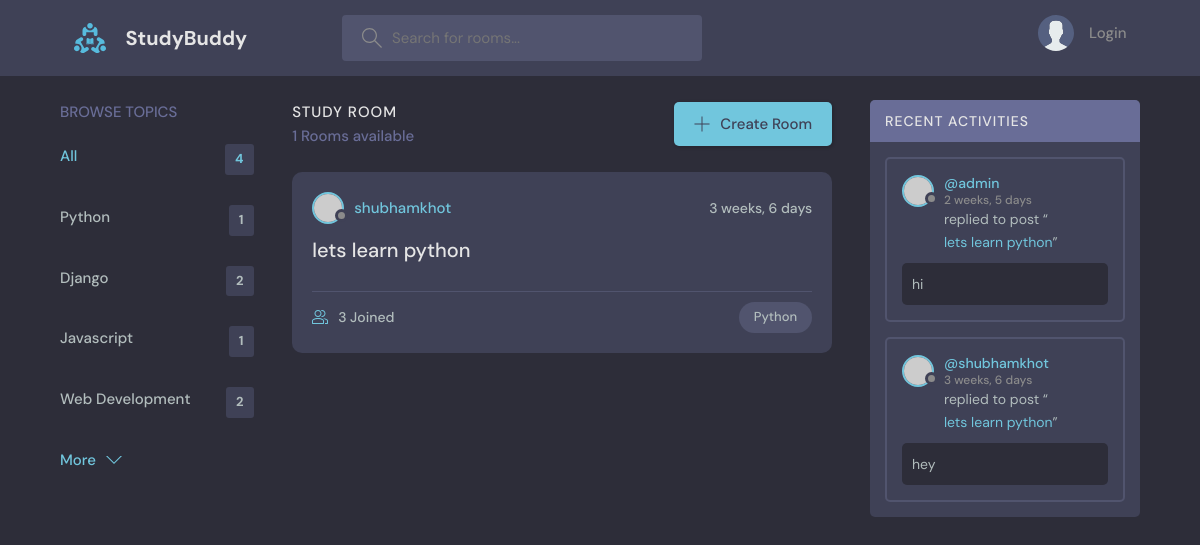
The app's page /?q=Python, older data.
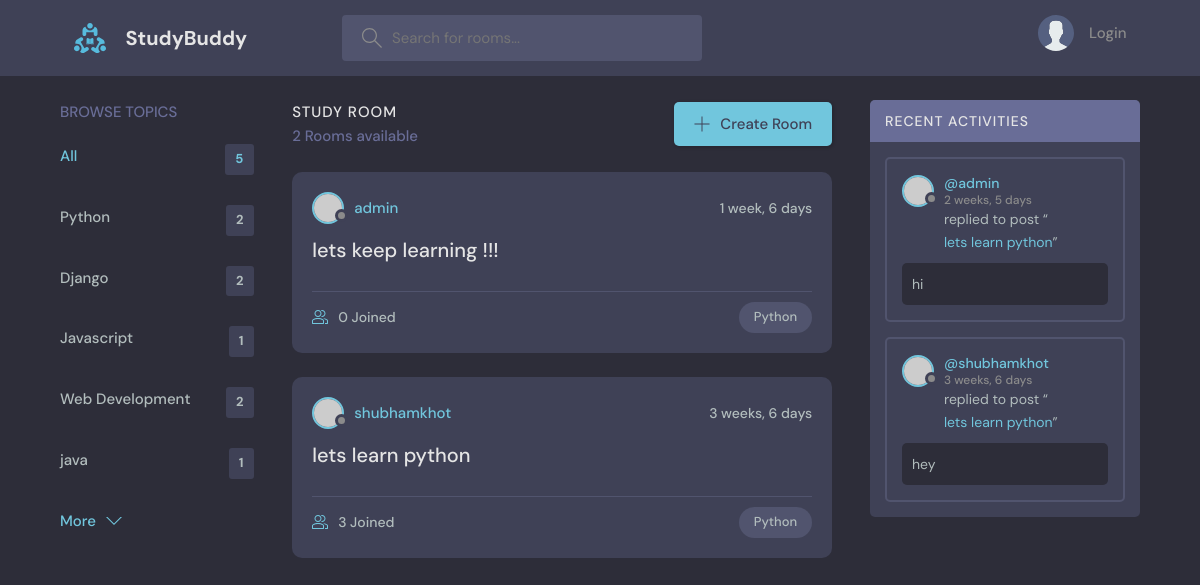
The same page, newer data.
### base/models.py (models this page shows, shortened)
class Topic(models.Model):
    name = models.CharField(max_length=200)

class Room(models.Model):
    host = models.ForeignKey(User, on_delete=models.SET_NULL, null=True)
    topic = models.ForeignKey(Topic, on_delete=models.SET_NULL, null=True)
    name = models.CharField(max_length=200)
    description = models.TextField(null=True, blank=True)
    participants = models.ManyToManyField(User, related_name='participants', blank=True)
    updated = models.DateTimeField(auto_now=True)
    created = models.DateTimeField(auto_now_add=True)
    class Meta:
        ordering = ['-updated', '-created']
    def __str__(self):
        return self.name

class Message(models.Model):
    user = models.ForeignKey(User, on_delete=models.CASCADE)
    room = models.ForeignKey(Room, on_delete=models.CASCADE)
    body = models.TextField()
    updated = models.DateTimeField(auto_now=True)
    created = models.DateTimeField(auto_now_add=True)
    class Meta:
        ordering = ['-updated', '-created']

### base/views.py (the view)
def home(request):
    q = request.GET.get('q') if request.GET.get('q') != None else ''
    rooms = Room.objects.filter(
        Q(topic__name__icontains=q,) |
        Q(name__icontains=q) |
        Q(description__icontains=q)
        )
    topics = Topic.objects.all()[0:5]
    room_count = rooms.count()
    room_messages = Message.objects.filter(Q(room__topic__name__icontains=q))
    context = {'rooms': rooms, 'topics':topics,
                'room_count': room_count, 'room_messages': room_messages}
    return render(request, 'base/home.html', context )

### base/templates/base/home.html (shortened to what this page needs)
{% extends 'main.html' %}
{% block content %}
    <main class="layout layout--3">
      <div class="container">
        {% include 'base/topics_component.html' %}
        <div class="roomList">
          <div class="roomList__header">
            <div>
              <h2>Study Room</h2>
              <p>{{room_count}} Rooms available</p>
            </div>
            <a class="btn btn--main" href="{% url 'create-room' %}">
              <svg version="1.1" xmlns="http://www.w3.org/2000/svg" width="32" height="32" viewBox="0 0 32 32">
                <title>add</title>
                <path
                  d="M16.943 0.943h-1.885v14.115h-14.115v1.885h14.115v14.115h1.885v-14.115h14.115v-1.885h-14.115v-14.115z"
                ></path>
              </svg>
              Create Room
            </a>
          </div>
          {% include 'base/feed_component.html' %}
        </div>
        {% include 'base/activity_component.html' %}
      </div>
    </main>
{% endblock %}

### base/templates/base/topics_component.html
<div class="topics">
          <div class="topics__header">
            <h2>Browse Topics</h2>
          </div>
          <ul class="topics__list">
            <li>
              <a href="{% url 'home' %}" class="active">All <span>{{topics.count}}</span></a>
            </li>
             {% for topic in topics %}
            <li>
              <a href="{% url 'home' %}?q={{topic.name}}">{{topic.name}}<span>{{topic.room_set.all.count}}</span></a>
            </li>
            {% endfor %}
          </ul>
          <a class="btn btn--link" href="{% url 'topics' %}">
            More
            <svg version="1.1" xmlns="http://www.w3.org/2000/svg" width="32" height="32" viewBox="0 0 32 32">
              <title>chevron-down</title>
              <path d="M16 21l-13-13h-3l16 16 16-16h-3l-13 13z"></path>
            </svg>
          </a>
        </div>

### base/templates/base/feed_component.html (shortened to what this page needs)
 {%for room in rooms %}
<div class="roomListRoom">
            <div class="roomListRoom__header">
              <a href="{% url 'user-profile' room.host.id %}" class="roomListRoom__author">
                <div class="avatar avatar--small">
                  <img src="https://randomuser.me/api/portraits/women/11.jpg" />
                </div>
                <span>{{room.host.username}}</span>
              </a>
              <div class="roomListRoom__actions">
                <span>{{room.created|timesince}}</span>
              </div>
            </div>
            <div class="roomListRoom__content">
              <a href="{% url 'room' room.id %}">{{room.name}}</a>
            </div>
            <div class="roomListRoom__meta">
              <a href="{% url 'room' room.id %}" class="roomListRoom__joined">
                {{room.participants.all.count}} Joined
              </a>
              <p class="roomListRoom__topic">{{room.topic.name}}</p>
            </div>
</div>
{%endfor %}

### base/templates/base/activity_component.html (shortened to what this page needs)
<div class="activities">
          <div class="activities__header">
            <h2>Recent Activities</h2>
          </div>
          {% for message in room_messages %}
          <div class="activities__box">
            <div class="activities__boxHeader roomListRoom__header">
              <a href="{% url 'user-profile' message.user.id %}" class="roomListRoom__author">
                <div class="avatar avatar--small">
                  <img src="https://randomuser.me/api/portraits/women/11.jpg" />
                </div>
                <p>
                  @{{message.user}}
                  <span>{{message.created|timesince}}</span>
                </p>
              </a>
            </div>
            <div class="activities__boxContent">
              <p>replied to post “<a href="{% url 'room' message.room.id %}">{{message.room}}</a>”</p>
              <div class="activities__boxRoomContent">
               {{message.body}}
              </div>
            </div>
          </div>
        {% endfor %}
        </div>

Row changes from the older to the newer data that the page shows:
computed for Topic "Python": room_set.all.count "1" → "2"
added Topic: name "java", room_set.all.count "1"
added Room: host.username "admin", created "1 week, 6 days", name "lets keep learning !!!", participants.all.count "0", topic.name "Python"
Text that changed along with them:
{{ topics.count }}: "4" → "5"
{{ room_count }}: "1" → "2"
